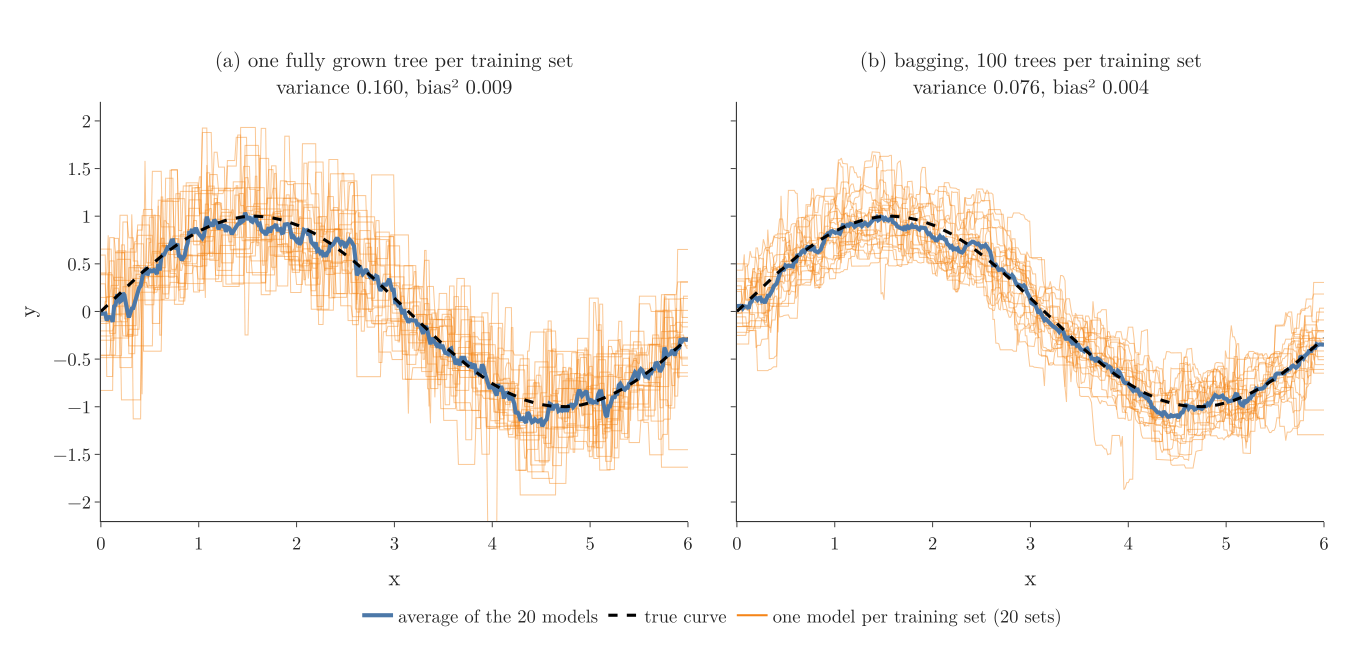

Recreate this plot in Python.
"""Why bagging works: one fully grown tree per training set swings a lot (high variance); a bagged ensemble of
100 trees per training set barely moves (Plotly)."""
from pathlib import Path

import numpy as np
import plotly.graph_objects as go
from plotly.subplots import make_subplots
from sklearn.ensemble import BaggingRegressor
from sklearn.tree import DecisionTreeRegressor

HERE = Path(__file__).parent
rng = np.random.default_rng(0)
truth = lambda x: np.sin(x)
x_line = np.linspace(0, 6, 400)[:, None]


def training_set(n=60):
    x = rng.uniform(0, 6, n)
    return x[:, None], truth(x) + rng.normal(0, 0.4, n)


sets = [training_set() for _ in range(20)]
tree_preds = np.array([DecisionTreeRegressor(random_state=0).fit(X, y).predict(x_line) for X, y in sets])
bag_preds = np.array([BaggingRegressor(DecisionTreeRegressor(), n_estimators=100, random_state=0).fit(X, y).predict(x_line)
                      for X, y in sets])
for name, P in (("single tree", tree_preds), ("bagging", bag_preds)):
    var = P.var(axis=0).mean()
    bias2 = ((P.mean(axis=0) - truth(x_line.ravel())) ** 2).mean()
    print(f"{name}: variance {var:.3f}, bias² {bias2:.3f}")
stats = {n: (P.var(axis=0).mean(), ((P.mean(axis=0) - truth(x_line.ravel())) ** 2).mean())
         for n, P in (("tree", tree_preds), ("bag", bag_preds))}

fig = make_subplots(1, 2, shared_yaxes=True, horizontal_spacing=0.04, subplot_titles=(
    f"(a) one fully grown tree per training set<br>variance {stats['tree'][0]:.3f}, bias² {stats['tree'][1]:.3f}",
    f"(b) bagging, 100 trees per training set<br>variance {stats['bag'][0]:.3f}, bias² {stats['bag'][1]:.3f}"))
for col, P in ((1, tree_preds), (2, bag_preds)):
    for p in P:
        fig.add_trace(go.Scatter(x=x_line.ravel(), y=p, mode="lines", line=dict(color="#F58518", width=1),
                                 opacity=0.45, showlegend=False), 1, col)
    fig.add_trace(go.Scatter(x=x_line.ravel(), y=P.mean(axis=0), mode="lines", line=dict(color="#4C78A8", width=4),
                             name="average of the 20 models", showlegend=(col == 1)), 1, col)
    fig.add_trace(go.Scatter(x=x_line.ravel(), y=truth(x_line.ravel()), mode="lines",
                             line=dict(color="black", width=3, dash="dash"), name="true curve", showlegend=(col == 1)), 1, col)
fig.add_trace(go.Scatter(x=[None], y=[None], mode="lines", line=dict(color="#F58518", width=2),
                         name="one model per training set (20 sets)"))
fig.update_xaxes(title="x")
fig.update_yaxes(title="y", range=[-2.2, 2.2], col=1)
fig.update_annotations(font_size=20)
fig.update_layout(template="simple_white", width=1300, height=620, font=dict(family="Latin Modern Roman", size=18),
                  legend=dict(orientation="h", x=0.5, xanchor="center", y=-0.18), margin=dict(l=70, r=20, t=90, b=120))
fig.write_image(HERE / "variance.png", scale=2)
fig.write_image(HERE / "variance.pdf")
